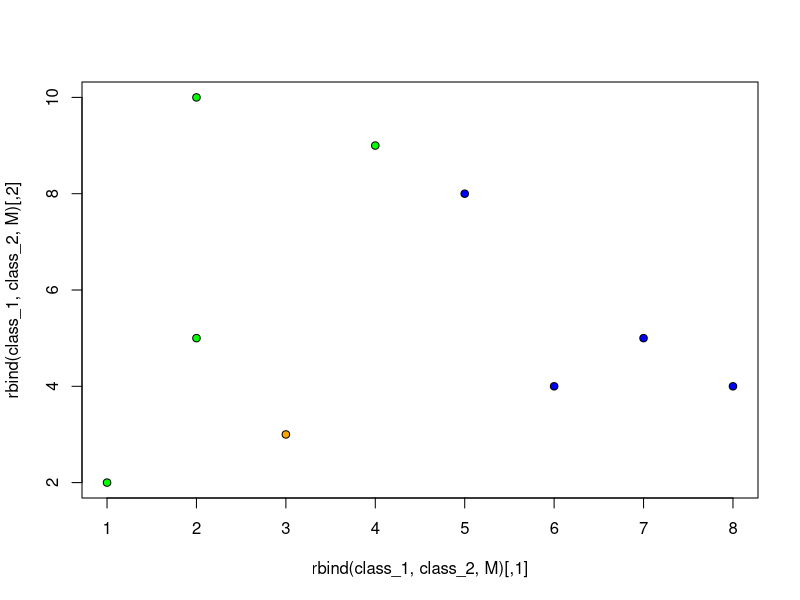

The R script that drew this image:
A <- c(2, 10) 
B <- c(2, 5)
C <- c(8, 4)
D <- c(5, 8)
E <- c(7, 5)
F <- c(6, 4)
G <- c(1, 2)
H <- c(4, 9)
M <- c(3, 3)

class_1 <- rbind(A, B, G, H)
class_2 <- rbind(C, D, E, F)

plot(rbind(class_1, class_2, M), pch = 21, bg = c('green', 'blue', 'orange')[factor(c(rep(1,4), rep(2,4), rep(3, 1)))])
